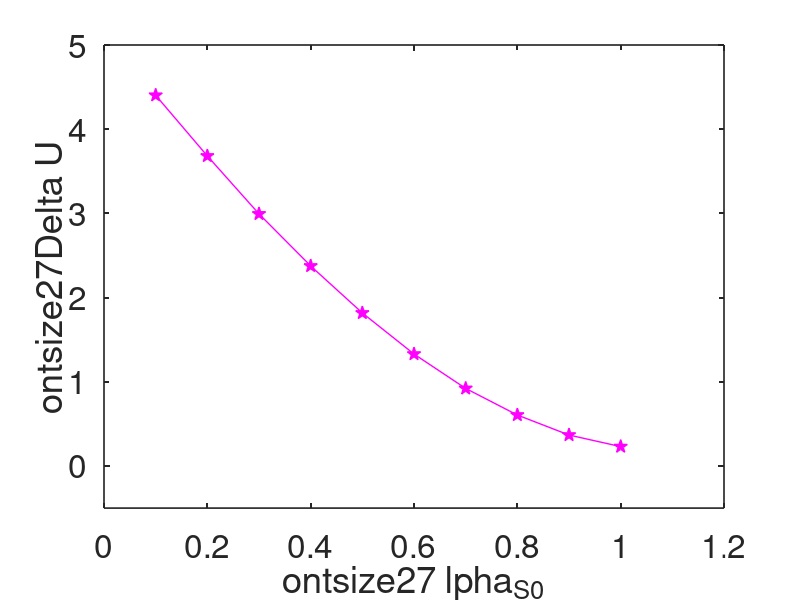

This chart was generated by the following MATLAB code:
clc
clear
a=load('BH.txt');
%MFPT
% h=figure(1)
% plot(a(:,1), a(:,2)-a(:,3), '^--', 'Color', 'g', 'LineWidth', 1, 'MarkerFaceColor', 'g', 'MarkerSize', 10)
plot(a(:,1), a(:,2), 'p-', 'Color', 'm', 'LineWidth', 1, 'MarkerFaceColor', 'm', 'MarkerSize', 10)

% plot(a1, EPR, 'bs--', 'LineWidth', 1, 'MarkerFaceColor', 'blue', 'MarkerSize', 10);
% hold on
% plot(a(:,1),a(:,2),'k.','LineWidth',1,'markersize',10)
% hold on

% axis([-0.5 3.5 ,-1*10^(-3) 13*10^(-3)])
set(gca,'LineWidth',1.2,'Fontsize',24)
set(gca,'TickDir', 'in', 'TickLength', [0.009 0.01])
% axis([0 0.00395,-0.0035 0.04])
set(gca,'XTickLabelRotation',0);
ax = gca();
% ax.YRuler.Exponent = 0;
% ax.XRuler.Exponent = -2;
% set(gca,'xtick',0.056:0.0005:0.059)
xlabel("\fontsize{27} \alpha_{S0}");
ylabel("\fontsize{27}\Delta U");
xlim([0,1.2])
ylim([-0.5,5])
set(gca,'xtick',0:0.2:1.2)
set(gca,'ytick',0:1:5)
% ylim([-3.401295814688718,23.21870418531129])





% xlim([0.055173484275628,0.061162984275628])
% plot([0.7 0.7],[-0.5*10^(5) 9*10^(5)],'r--','LineWidth',1)
% hold on
% plot([2.2 2.2],[-0.5*10^(5) 9*10^(5)],'b--','LineWidth',1)
% axis([-0.2 3.2,-0.5*10^(5) 9*10^(5)])



% %1/MFPT
% h=figure(2);
% plot(a(:,1),1./a(:,2),'ko-','LineWidth',1,'markersize',10)
% hold on
% % plot(a(:,1),1./a(:,2),'k.','LineWidth',1,'markersize',10)
% hold on

% set(gca,'XTickLabelRotation',0);%46是字体的旋转角度
% set(gca,'LineWidth',1.2,'Fontsize',27)
% set(gca,'TickDir', 'in', 'TickLength', [0.009 0.1])
% axis([0 0.00395,-0.00005 0.001000001])
% set(gca,'xtick',0:0.0005:0.0040)
% xlabel("\fontsize{27} p");
% ylabel("\fontsize{27}\nu");
% xlim([0.001 0.0025])
% plot([0.7 0.7],[-1*10^(-4) 1.2*10^(-3)],'r--','LineWidth',1)
% hold on
% plot([2.2 2.2],[-1*10^(-4) 1.2*10^(-3)],'b--','LineWidth',1)
% axis([-0.2 3.2,-1*10^(-4) 1.2*10^(-3)])
